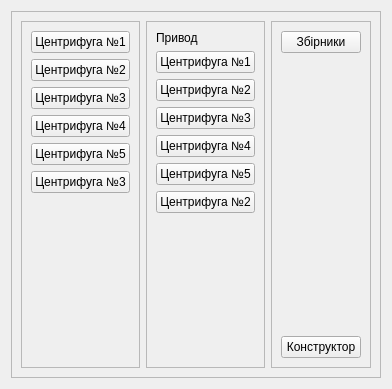
     <widget class="QWidget" name="tab_4">
      <attribute name="title">
       <string>Центрифуги</string>
      </attribute>
      <layout class="QHBoxLayout" name="horizontalLayout_9">
       <item>
        <widget class="QFrame" name="frame_5">
         <property name="frameShape">
          <enum>QFrame::StyledPanel</enum>
         </property>
         <property name="frameShadow">
          <enum>QFrame::Raised</enum>
         </property>
         <layout class="QHBoxLayout" name="horizontalLayout_8">
          <item>
           <widget class="QFrame" name="frame_Reg_5">
            <property name="frameShape">
             <enum>QFrame::StyledPanel</enum>
            </property>
            <property name="frameShadow">
             <enum>QFrame::Sunken</enum>
            </property>
            <layout class="QVBoxLayout" name="verticalLayout_13">
             <item>
              <widget class="QPushButton" name="Cft_cf1_4_1">
               <property name="text">
                <string>Центрифуга №1</string>
               </property>
              </widget>
             </item>
             <item>
              <widget class="QPushButton" name="Cft_cf2_4_2">
               <property name="text">
                <string>Центрифуга №2</string>
               </property>
              </widget>
             </item>
             <item>
              <widget class="QPushButton" name="Cft_cf3_4_3">
               <property name="text">
                <string>Центрифуга №3</string>
               </property>
              </widget>
             </item>
             <item>
              <widget class="QPushButton" name="Cft_cf4_4_4">
               <property name="text">
                <string>Центрифуга №4</string>
               </property>
              </widget>
             </item>
             <item>
              <widget class="QPushButton" name="Cft_cf5_4_5">
               <property name="text">
                <string>Центрифуга №5</string>
               </property>
              </widget>
             </item>
             <item>
              <widget class="QPushButton" name="shib_cf3_4_3">
               <property name="text">
                <string>Центрифуга №3</string>
               </property>
              </widget>
             </item>
             <item>
              <spacer name="verticalSpacer_13">
               <property name="orientation">
                <enum>Qt::Vertical</enum>
               </property>
               <property name="sizeHint" stdset="0">
                <size>
                 <width>20</width>
                 <height>71</height>
                </size>
               </property>
              </spacer>
             </item>
            </layout>
           </widget>
          </item>
          <item>
           <widget class="QFrame" name="frame_Val_5">
            <property name="frameShape">
             <enum>QFrame::StyledPanel</enum>
            </property>
            <property name="frameShadow">
             <enum>QFrame::Sunken</enum>
            </property>
            <layout class="QVBoxLayout" name="verticalLayout_14">
             <item>
              <widget class="QLabel" name="label_2">
               <property name="text">
                <string>Привод</string>
               </property>
              </widget>
             </item>
             <item>
              <widget class="QPushButton" name="drv_cf1_4_1">
               <property name="text">
                <string>Центрифуга №1</string>
               </property>
              </widget>
             </item>
             <item>
              <widget class="QPushButton" name="drv_cf2_4_2">
               <property name="text">
                <string>Центрифуга №2</string>
               </property>
              </widget>
             </item>
             <item>
              <widget class="QPushButton" name="drv_cf3_4_3">
               <property name="text">
                <string>Центрифуга №3</string>
               </property>
              </widget>
             </item>
             <item>
              <widget class="QPushButton" name="drv_cf4_4_4">
               <property name="text">
                <string>Центрифуга №4</string>
               </property>
              </widget>
             </item>
             <item>
              <widget class="QPushButton" name="drv_cf5_4_5">
               <property name="text">
                <string>Центрифуга №5</string>
               </property>
              </widget>
             </item>
             <item>
              <widget class="QPushButton" name="torm_cf5_4_2">
               <property name="text">
                <string>Центрифуга №2</string>
               </property>
              </widget>
             </item>
             <item>
              <spacer name="verticalSpacer_14">
               <property name="orientation">
                <enum>Qt::Vertical</enum>
               </property>
               <property name="sizeHint" stdset="0">
                <size>
                 <width>20</width>
                 <height>145</height>
                </size>
               </property>
              </spacer>
             </item>
            </layout>
           </widget>
          </item>
          <item>
           <widget class="QFrame" name="frame_Other_5">
            <property name="frameShape">
             <enum>QFrame::StyledPanel</enum>
            </property>
            <property name="frameShadow">
             <enum>QFrame::Sunken</enum>
            </property>
            <layout class="QVBoxLayout" name="verticalLayout_15">
             <item>
              <widget class="QPushButton" name="c1trend_trend_4_0">
               <property name="text">
                <string>Збірники</string>
               </property>
              </widget>
             </item>
             <item>
              <spacer name="verticalSpacer_15">
               <property name="orientation">
                <enum>Qt::Vertical</enum>
               </property>
               <property name="sizeHint" stdset="0">
                <size>
                 <width>20</width>
                 <height>145</height>
                </size>
               </property>
              </spacer>
             </item>
             <item>
              <widget class="QPushButton" name="construct_ap2_3_2">
               <property name="text">
                <string>Конструктор</string>
               </property>
              </widget>
             </item>
            </layout>
           </widget>
          </item>
         </layout>
        </widget>
       </item>
      </layout>
     </widget>
